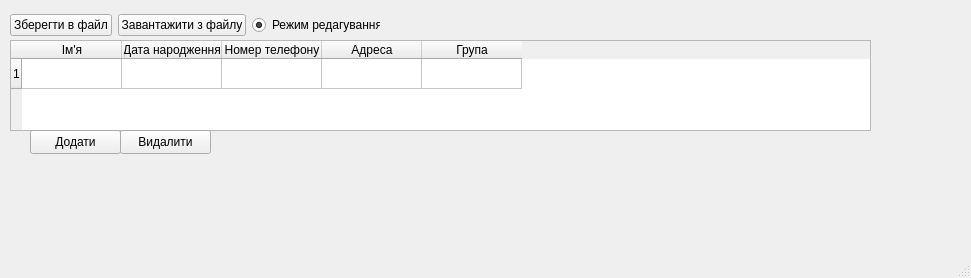
<?xml version="1.0" encoding="UTF-8"?>
<ui version="4.0">
 <class>MainWindow</class>
 <widget class="QMainWindow" name="MainWindow">
  <property name="geometry">
   <rect>
    <x>0</x>
    <y>0</y>
    <width>971</width>
    <height>278</height>
   </rect>
  </property>
  <property name="sizePolicy">
   <sizepolicy hsizetype="Fixed" vsizetype="Fixed">
    <horstretch>0</horstretch>
    <verstretch>0</verstretch>
   </sizepolicy>
  </property>
  <property name="windowTitle">
   <string>MainWindow</string>
  </property>
  <widget class="QWidget" name="centralwidget">
   <widget class="QWidget" name="horizontalLayoutWidget">
    <property name="geometry">
     <rect>
      <x>10</x>
      <y>10</y>
      <width>370</width>
      <height>31</height>
     </rect>
    </property>
    <layout class="QHBoxLayout" name="horizontalLayout">
     <item>
      <widget class="QPushButton" name="pushButton_Imp">
       <property name="text">
        <string>Зберегти в файл</string>
       </property>
      </widget>
     </item>
     <item>
      <widget class="QPushButton" name="pushButton_Exp">
       <property name="text">
        <string>Завантажити з файлу</string>
       </property>
      </widget>
     </item>
     <item>
      <widget class="QRadioButton" name="radioButton">
       <property name="text">
        <string>Режим редагування</string>
       </property>
       <property name="checked">
        <bool>true</bool>
       </property>
      </widget>
     </item>
    </layout>
   </widget>
   <widget class="QTableWidget" name="tableWidget">
    <property name="geometry">
     <rect>
      <x>10</x>
      <y>40</y>
      <width>861</width>
      <height>91</height>
     </rect>
    </property>
    <property name="sizePolicy">
     <sizepolicy hsizetype="Expanding" vsizetype="Expanding">
      <horstretch>0</horstretch>
      <verstretch>0</verstretch>
     </sizepolicy>
    </property>
    <property name="horizontalScrollBarPolicy">
     <enum>Qt::ScrollBarAlwaysOff</enum>
    </property>
    <row>
     <property name="text">
      <string>1</string>
     </property>
    </row>
    <column>
     <property name="text">
      <string>Ім'я</string>
     </property>
    </column>
    <column>
     <property name="text">
      <string>Дата народження</string>
     </property>
    </column>
    <column>
     <property name="text">
      <string>Номер телефону</string>
     </property>
    </column>
    <column>
     <property name="text">
      <string>Адреса</string>
     </property>
    </column>
    <column>
     <property name="text">
      <string>Група</string>
     </property>
    </column>
   </widget>
   <widget class="QPushButton" name="pushButton_Del">
    <property name="geometry">
     <rect>
      <x>120</x>
      <y>130</y>
      <width>91</width>
      <height>24</height>
     </rect>
    </property>
    <property name="text">
     <string>Видалити</string>
    </property>
   </widget>
   <widget class="QPushButton" name="pushButton_Add">
    <property name="geometry">
     <rect>
      <x>30</x>
      <y>130</y>
      <width>91</width>
      <height>24</height>
     </rect>
    </property>
    <property name="text">
     <string>Додати</string>
    </property>
   </widget>
  </widget>
  <widget class="QMenuBar" name="menubar">
   <property name="geometry">
    <rect>
     <x>0</x>
     <y>0</y>
     <width>971</width>
     <height>22</height>
    </rect>
   </property>
  </widget>
  <widget class="QStatusBar" name="statusbar"/>
 </widget>
 <resources/>
 <connections/>
</ui>
